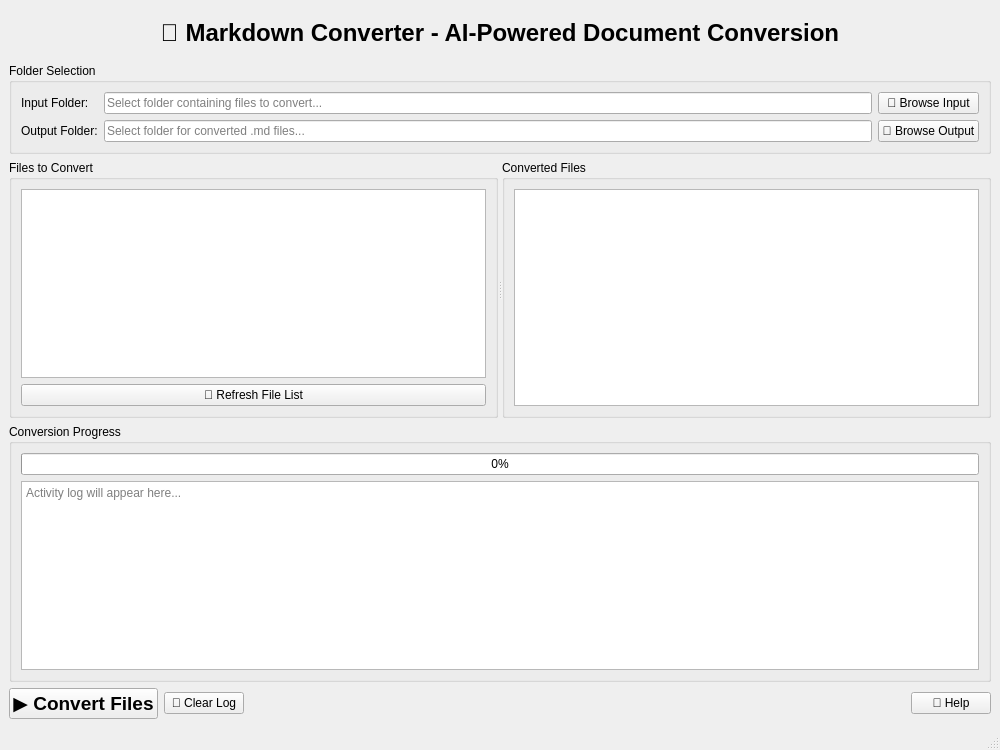
<?xml version="1.0" encoding="UTF-8"?>
<ui version="4.0">
 <class>MainWindow</class>
 <widget class="QMainWindow" name="MainWindow">
  <property name="geometry">
   <rect>
    <x>0</x>
    <y>0</y>
    <width>1000</width>
    <height>750</height>
   </rect>
  </property>
  <property name="windowTitle">
   <string>MD Converter - Document to Markdown</string>
  </property>
  <widget class="QWidget" name="centralwidget">
   <layout class="QVBoxLayout" name="verticalLayout">
    <item>
     <widget class="QLabel" name="lbl_title">
      <property name="text">
       <string>📄 Markdown Converter - AI-Powered Document Conversion</string>
      </property>
      <property name="alignment">
       <set>Qt::AlignCenter</set>
      </property>
      <property name="styleSheet">
       <string>font-size: 18pt; font-weight: bold; padding: 10px;</string>
      </property>
     </widget>
    </item>
    <item>
     <widget class="QGroupBox" name="grp_folders">
      <property name="title">
       <string>Folder Selection</string>
      </property>
      <layout class="QGridLayout" name="gridLayout">
       <item row="0" column="0">
        <widget class="QLabel" name="lbl_input_label">
         <property name="text">
          <string>Input Folder:</string>
         </property>
        </widget>
       </item>
       <item row="0" column="1">
        <widget class="QLineEdit" name="txt_input_folder">
         <property name="readOnly">
          <bool>true</bool>
         </property>
         <property name="placeholderText">
          <string>Select folder containing files to convert...</string>
         </property>
        </widget>
       </item>
       <item row="0" column="2">
        <widget class="QPushButton" name="btn_browse_input">
         <property name="text">
          <string>📁 Browse Input</string>
         </property>
         <property name="minimumWidth">
          <number>140</number>
         </property>
        </widget>
       </item>
       <item row="1" column="0">
        <widget class="QLabel" name="lbl_output_label">
         <property name="text">
          <string>Output Folder:</string>
         </property>
        </widget>
       </item>
       <item row="1" column="1">
        <widget class="QLineEdit" name="txt_output_folder">
         <property name="readOnly">
          <bool>true</bool>
         </property>
         <property name="placeholderText">
          <string>Select folder for converted .md files...</string>
         </property>
        </widget>
       </item>
       <item row="1" column="2">
        <widget class="QPushButton" name="btn_browse_output">
         <property name="text">
          <string>📁 Browse Output</string>
         </property>
         <property name="minimumWidth">
          <number>140</number>
         </property>
        </widget>
       </item>
      </layout>
     </widget>
    </item>
    <item>
     <widget class="QSplitter" name="splitter">
      <property name="orientation">
       <enum>Qt::Horizontal</enum>
      </property>
      <widget class="QGroupBox" name="grp_files_to_convert">
       <property name="title">
        <string>Files to Convert</string>
       </property>
       <property name="minimumWidth">
        <number>350</number>
       </property>
       <layout class="QVBoxLayout" name="verticalLayout_2">
        <item>
         <widget class="QListWidget" name="lst_files_to_convert"/>
        </item>
        <item>
         <widget class="QPushButton" name="btn_refresh_list">
          <property name="text">
           <string>🔄 Refresh File List</string>
          </property>
         </widget>
        </item>
       </layout>
      </widget>
      <widget class="QGroupBox" name="grp_converted_files">
       <property name="title">
        <string>Converted Files</string>
       </property>
       <property name="minimumWidth">
        <number>350</number>
       </property>
       <layout class="QVBoxLayout" name="verticalLayout_3">
        <item>
         <widget class="QListWidget" name="lst_converted_files"/>
        </item>
       </layout>
      </widget>
     </widget>
    </item>
    <item>
     <widget class="QGroupBox" name="grp_progress">
      <property name="title">
       <string>Conversion Progress</string>
      </property>
      <property name="maximumHeight">
       <number>150</number>
      </property>
      <layout class="QVBoxLayout" name="verticalLayout_4">
       <item>
        <widget class="QProgressBar" name="progress_bar">
         <property name="value">
          <number>0</number>
         </property>
        </widget>
       </item>
       <item>
        <widget class="QPlainTextEdit" name="txt_log">
         <property name="readOnly">
          <bool>true</bool>
         </property>
         <property name="placeholderText">
          <string>Activity log will appear here...</string>
         </property>
        </widget>
       </item>
      </layout>
     </widget>
    </item>
    <item>
     <layout class="QHBoxLayout" name="horizontalLayout">
      <item>
       <widget class="QPushButton" name="btn_convert">
        <property name="text">
         <string>▶️ Convert Files</string>
        </property>
        <property name="minimumHeight">
         <number>50</number>
        </property>
        <property name="styleSheet">
         <string>font-size: 14pt; font-weight: bold;</string>
        </property>
       </widget>
      </item>
      <item>
       <widget class="QPushButton" name="btn_clear_log">
        <property name="text">
         <string>🧹 Clear Log</string>
        </property>
       </widget>
      </item>
      <item>
       <spacer name="horizontalSpacer">
        <property name="orientation">
         <enum>Qt::Horizontal</enum>
        </property>
        <property name="sizeHint" stdset="0">
         <size>
          <width>40</width>
          <height>20</height>
         </size>
        </property>
       </spacer>
      </item>
      <item>
       <widget class="QPushButton" name="btn_help">
        <property name="text">
         <string>📖 Help</string>
        </property>
       </widget>
      </item>
     </layout>
    </item>
   </layout>
  </widget>
  <widget class="QStatusBar" name="statusbar"/>
 </widget>
 <resources/>
 <connections/>
</ui>
